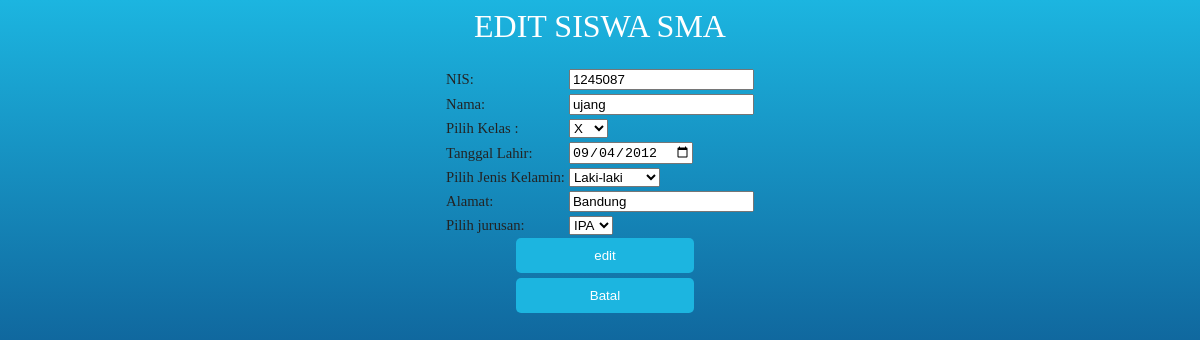
/editsma.php?NIS=1245087, run on the app's committed database.
### tables this page shows
CREATE TABLE `siswa` (
  `NIS` int(11) NOT NULL,
  `nama` varchar(50) NOT NULL,
  `kelas` varchar(10) NOT NULL,
  `tgl_lahir` date NOT NULL,
  `jk` varchar(20) NOT NULL,
  `alamat` varchar(225) NOT NULL,
  `nama_jurusan` varchar(10) DEFAULT NULL
);

### editsma.php (the view, shortened to what this page needs)
<?php
require 'user_sma.php';
?>
<head>
</head>
<link rel="stylesheet" type="text/css" href="css/smp.css">
<body>
    <?php
    $conn = new Koneksi();
    $db=$conn->metal();
    $query = $db->prepare("SELECT * FROM siswa WHERE NIS = :NIS");
    $query->bindParam(":NIS", $_GET['NIS']);
    $query->execute();
    if($query->rowCount() == 0){
        die("Error: ID Tidak Ditemukan");
    }else{
        $data = $query->fetch();
    }
    ?>
    <form action="prosesedit_sma.php" method="POST" name="edit">
    <center>
        <table>
        <h1>EDIT SISWA SMA</h1>
        <tr>
            <td>
                <label>NIS:</label>
            </td>
            <td>
                <input type="text" name="NIS" value="<?=$data['NIS']; ?>"/>
            </td>
        </tr>
        <tr>
            <td>
                <label>Nama:</label>
            </td>
            <td>
                <input type="text" name="nama" value="<?=$data['nama']; ?>"/>
            </td>
        </tr>
        <tr>
            <td>
                <label for="kelas">Pilih Kelas :</label>
            </td>
            <td>
                <select id="kelas" name="kelas">
                <option value="X">X</option>
                </select>
            </td>
        </tr>
        <tr>
            <td>
                <label>Tanggal Lahir:</label>
            </td>
            <td>
                <input type="date" name="tgl_lahir" value="<?=$data['tgl_lahir']; ?>" />
            </td>
        </tr>
        <tr>
            <td>
                <label for="jk">Pilih Jenis Kelamin:</label>
            </td>
            <td>
                <select id="jk" name="jk">
                <option value="laki-laki">Laki-laki</option>
                </select>
            </td>
        </tr>
        <tr>
            <td>
                <label>Alamat:</label>
            </td>
            <td>
                <input type="text" name="alamat" value="<?=$data['alamat']; ?>"/>
            </td>
        </tr>
        <tr>
            <td>
                <label for="nama_jurusan">Pilih jurusan:</label>
            </td>
            <td>
                <select id="nama_jurusan" name="nama_jurusan">
                <option value="IPA">IPA</option>
                </select>
            </td>
        </tr>
        </center>
        <input type="submit" class="tombol1" name="submit" value="edit" />
    </form>
</body>
</html>
<form action = "sma.php" method ="POST" name="kembali">
<input type ="submit" class="tombol1" name = "submit" value = "Batal">

### css/smp.css (style rules this page uses)
body { background: linear-gradient( #1cb5e0,#000046); }
h1 { text-align: center; color: white; font-weight: 100; }
label { font-size: 11pt; color:#232323; }
.tombol1 { background: #1cb5e0; color: white; font-size: 10pt; width: 15%; border: cornflowerblue; border-radius: 5px; padding: 10px 10px; margin-bottom: 5px; margin-left: 10px; color :white; }

### data on the page
siswa: NIS "1245087", nama "ujang", tgl_lahir "09/04/2012", alamat "Bandung"
